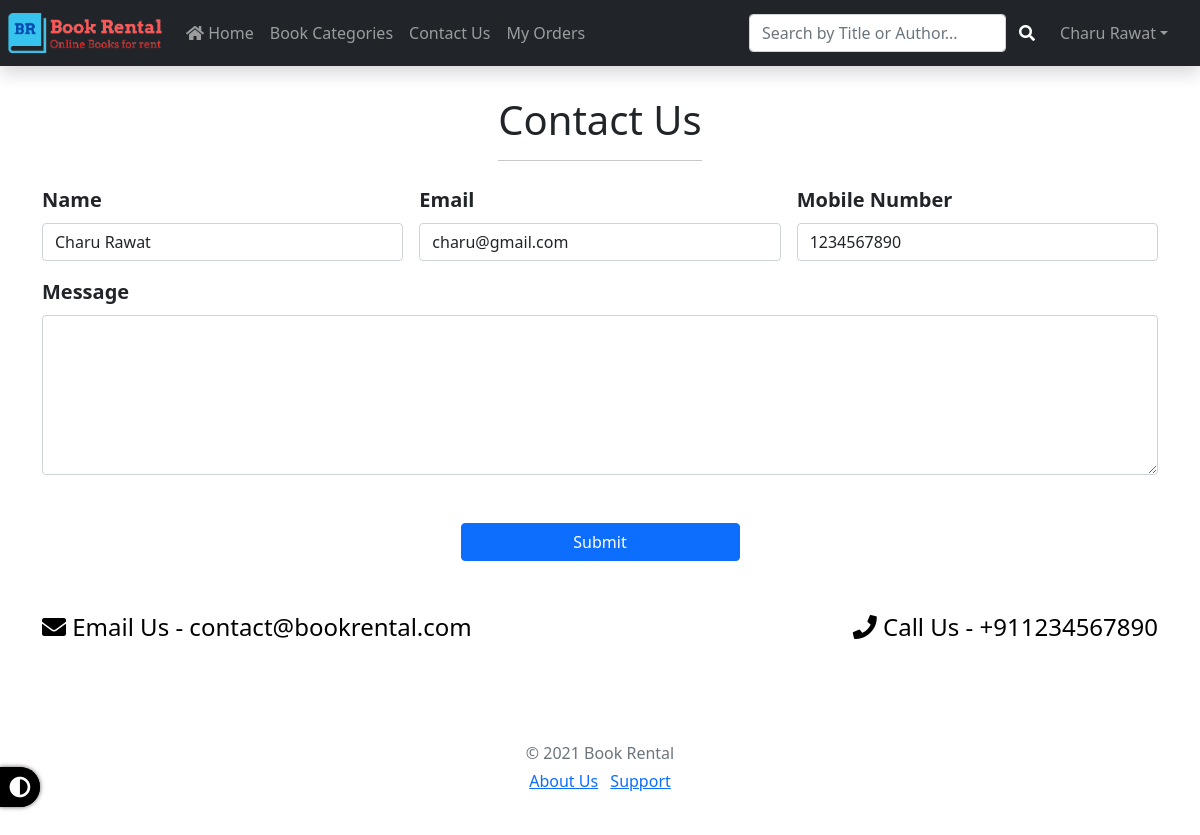
Page /contactUs.php (signed in) on the committed database.
### tables this page shows
CREATE TABLE `users` (
  `id` int(11) NOT NULL,
  `name` varchar(80) NOT NULL,
  `email` varchar(50) NOT NULL,
  `mobile` bigint(20) NOT NULL,
  `doj` datetime NOT NULL,
  `password` varchar(255) NOT NULL
);

### contactUs.php (the view, shortened to what this page needs)
<?php require('header.php') ?>
<?php
  if (isset($_SESSION['USER_LOGIN'])) {
    $userId = $_SESSION['USER_ID'];
    $res = mysqli_query($con, "select * from users where id='$userId'");
    $row = mysqli_fetch_assoc($res);
    $nameAuto = $row['name'];
    $emailAuto = $row['email'];
    $mobileAuto = $row['mobile'];
  } else {
    $nameAuto = '';
    $emailAuto = '';
    $mobileAuto = '';
  }
?>
    <div class="container my-5">
        <div class="d-flex justify-content-center">
            <h1>Contact Us
                <hr>
            </h1>
        </div>
        <form method="post" class="row g-3 ">
            <div class="col-md-4">
                <label for="name" class="form-label fw-bold fs-5">Name</label>
                <input type="text" class="form-control" id="name" name="name" value="<?php echo $nameAuto ?>"
                       required>
            </div>
            <div class="col-md-4">
                <label for="email" class="form-label fw-bold fs-5">Email</label>
                <input type="email" class="form-control" id="email" name="email" value="<?php echo $emailAuto ?>"
                       required>
            </div>
            <div class=" col-md-4">
                <label for="mobile" class="form-label fw-bold fs-5">Mobile Number</label>
                <input type="tel" maxlength="12" class="form-control" id="mobile" name="mobile"
                       value="<?php echo $mobileAuto ?>" required>
            </div>
            <div class=" col-md-12">
                <label for="message" class="form-label fw-bold fs-5">Message</label>
                <textarea maxlength="500" type="text" class="form-control" style="height:10rem" id="message"
                          name="message"
                          required></textarea>
            </div>
            <div class="text-center">
                <div class="col-12">
                    <button class="btn btn-primary w-25" type="submit" name="submit"
                    >Submit
                    </button>
                </div>
            </div>
        </form>
    </div>
    <div class="container my-3">
        <div class="row">
            <div class="col-6">
                <a
                        class="
                        text-black text-decoration-none text-break fs-4
                      "
                        href="mailto:contact@bookrental.com?subject=Contact us"
                ><i class="fas fa-envelope"></i> Email Us -
                    contact@bookrental.com</a
                >
            </div>
            <div class="col-6 text-end">
                <a
                        class="
                        text-black text-decoration-none text-break fs-4 text-end
                      "
                        href="tel:+911234567890"
                ><i class="fas fa-phone"></i> Call Us - +911234567890</a
                >
            </div>
        </div>
    </div>
<?php require('footer.php') ?>

### css/Style.css (style rules this page uses)
html { scroll-behavior: smooth; }

### rows in the picture
users: name "Charu Rawat", email "charu@gmail.com", mobile "1234567890"

### other values in the picture
$userName "Charu Rawat"
